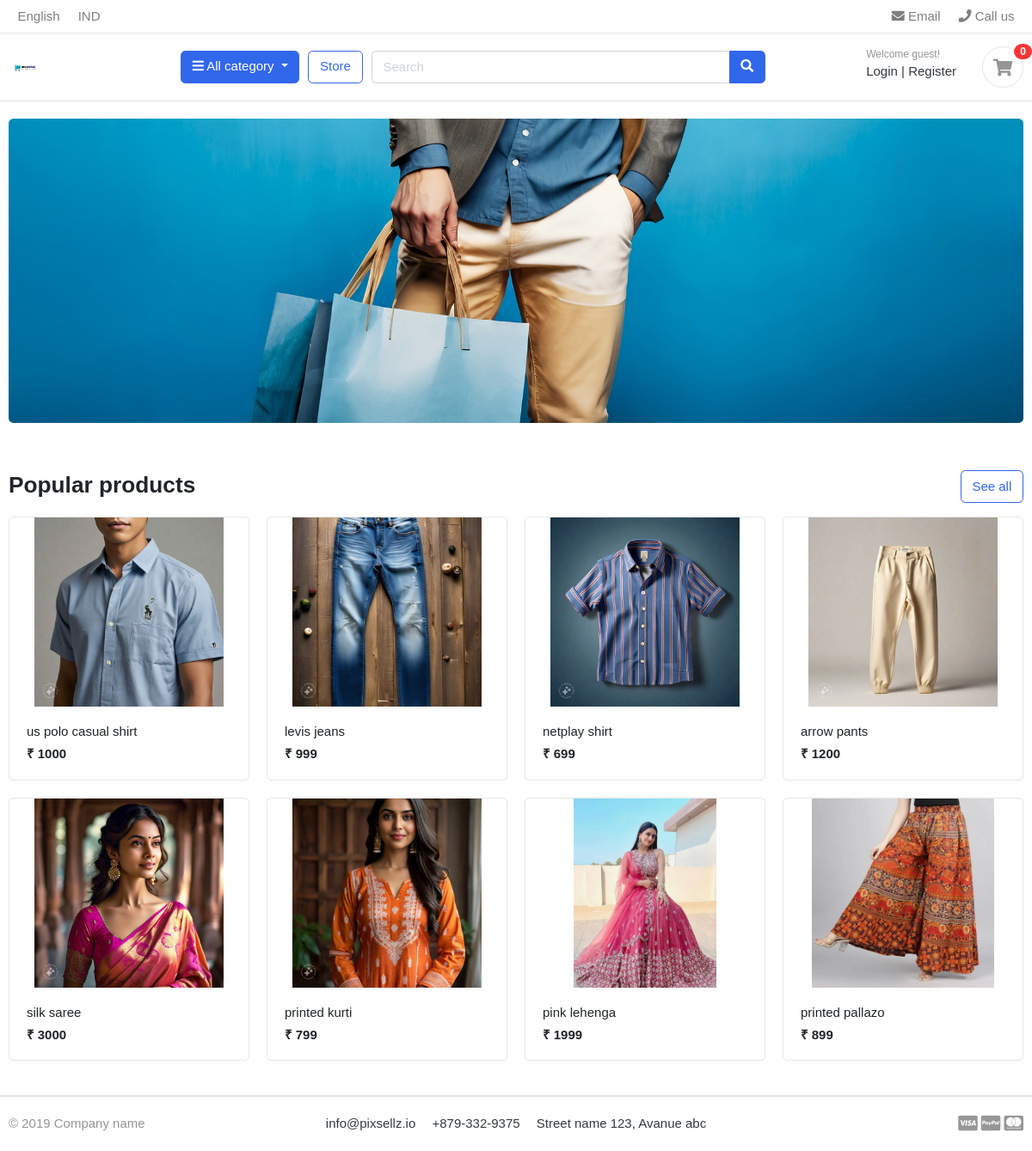
The page / on the database its author committed.
### store/models.py (models this page shows, shortened)
class Product(models.Model):
    product_name = models.CharField(max_length=200, unique=True)
    slug = models.SlugField(max_length=200, unique=True)
    description = models.TextField(max_length=500, blank=True)
    price = models.IntegerField()
    images = models.ImageField(upload_to='photos/products')
    stock = models.IntegerField()
    is_available = models.BooleanField(default=True)
    category = models.ForeignKey(Category, on_delete=models.CASCADE)
    created_date = models.DateTimeField(auto_now_add=True)
    modified_date = models.DateTimeField(auto_now=True)
    def get_url(self):
        return reverse('product_detail', args=[self.category.slug, self.slug])

### myProject/views.py (the view)
# urls.py: 2. Add a URL to urlpatterns:  path('', views.home, name='home')
def home(request):
    products = Product.objects.all().filter(is_available=True)
    context = {
        'products': products,
    }
    return render(request, 'home.html', context)

### carts/context_processors.py (called while the page is built)
def counter(request):
    cart_count = 0
    if 'admin' in request.path:
        return {}
    else:
        try:
            cart = Cart.objects.filter(cart_id=_cart_id(request))
            if request.user.is_authenticated:
                cart_items = CartItem.objects.all().filter(user=request.user)
            else:
                cart_items = CartItem.objects.all().filter(cart=cart[:1])
            for cart_item in cart_items:
                cart_count += cart_item.quantity
        except Cart.DoesNotExist:
            cart_count = 0
    return dict(cart_count=cart_count)

### carts/views.py (called while the page is built)
def _cart_id(request):
    cart = request.session.session_key
    if not cart:
        cart = request.session.create()
    return cart

### category/context_processors.py (called while the page is built)
def menu_links(request):
    links = Category.objects.all()
    return dict(links=links)

### category/models.py (called while the page is built)
    def get_url(self):
        return reverse('products_by_category', args=[self.slug])

### templates/home.html
{% extends 'base.html' %}
{% load static %}
{% block content %}
<section class="section-intro padding-y-sm">
<div class="container">
<div class="intro-banner-wrap">
	<img src="{% static 'images/banners/cover.jpg' %}" class="img-fluid rounded">
</div>
</div>
</section>
<section class="section-name padding-y-sm">
<div class="container">
<header class="section-heading">
	<a href="{% url 'store' %}" class="btn btn-outline-primary float-right">See all</a>
	<h3 class="section-title">Popular products</h3>
</header>
<div class="row">
	{% for product in products %}
	<div class="col-md-3">
		<div class="card card-product-grid">
			<a href="{{ product.get_url }}" class="img-wrap"> <img src="{{ product.images.url }}"> </a>
			<figcaption class="info-wrap">
				<a href="{{ product.get_url }}" class="title">{{ product.product_name }}</a>
				<div class="price mt-1">₹ {{ product.price }}</div>
			</figcaption>
		</div>
	</div>
	{% endfor %}
</div>
</div>
</section>
</body>
</html>
{% endblock %}

### templates/base.html (shortened to what this page needs)
{% load static %}
<!DOCTYPE HTML>
<html lang="en">
<head>
    <link href="{% static 'css/bootstrap.css' %}" rel="stylesheet" type="text/css" />
    <link href="{% static 'fonts/fontawesome/css/all.min.css' %}" type="text/css" rel="stylesheet">
    <link href="{% static 'css/ui.css' %}" rel="stylesheet" type="text/css" />
    <link href="{% static 'css/responsive.css' %}" rel="stylesheet" media="only screen and (max-width: 1200px)" />
</head>
<body>
    {% include 'includes/navbar.html' %}
    {% block content %}{% endblock %}
    {% include 'includes/footer.html' %}
</body>
</html>

### templates/includes/navbar.html (shortened to what this page needs)
{% load static %}
<header class="section-header">
    <nav class="navbar p-md-0 navbar-expand-sm navbar-light border-bottom">
        <div class="container">
            <div class="collapse navbar-collapse" id="navbarTop4">
                <ul class="navbar-nav mr-auto">
                    <li class="nav-item dropdown">
                        <a href="#" class="nav-link"> English </a>
                    </li>
                    <li class="nav-item dropdown">
                        <a href="#" class="nav-link"> IND </a>
                    </li>
                </ul>
                <ul class="navbar-nav">
                    <li><a href="#" class="nav-link"> <i class="fa fa-envelope"></i> Email </a></li>
                    <li><a href="#" class="nav-link"> <i class="fa fa-phone"></i> Call us </a></li>
                </ul>
            </div>
        </div>
    </nav>
    <section class="header-main border-bottom">
        <div class="container">
            <div class="row align-items-center">
                <div class="col-lg-2 col-md-3 col-6">
                    <a href="{% url 'home' %}" class="brand-wrap">
                        <img class="logo" src="{% static './images/logo.png' %}">
                    </a>
                </div>
                <div class="col-lg col-sm col-md col-6 flex-grow-0">
                    <div class="category-wrap dropdown d-inline-block float-right">
                        <button type="button" class="btn btn-primary dropdown-toggle" data-toggle="dropdown">
                            <i class="fa fa-bars"></i> All category
                        </button>
                    </div>
                </div>
                <a href="{% url 'store' %}" class="btn btn-outline-primary">Store</a>
                <div class="col-lg  col-md-6 col-sm-12 col">
                    <form action="{% url 'search' %}" class="search" method="GET">
                        <div class="input-group w-100">
                            <input type="text" class="form-control" style="width:60%;" placeholder="Search" name="keyword">
                            <div class="input-group-append">
                                <button class="btn btn-primary" type="submit">
                                    <i class="fa fa-search"></i>
                                </button>
                            </div>
                        </div>
                    </form>
                </div>
                <div class="col-lg-3 col-sm-6 col-8 order-2 order-lg-3">
                    <div class="d-flex justify-content-end mb-3 mb-lg-0">
                        {% if user.id is not None %}
                        <div class="widget-header">
                            <small class="title text-muted">Welcome {{ user.first_name }}!</small>
                            <div>
                                <a href="{% url 'dashboard' %}">Dashboard</a> <span class="dark-transp"> | </span>
                                <a href="{% url 'logout' %}">Logout</a>
                            </div>
                        </div>
                        {% else %}
                        <div class="widget-header">
                            <small class="title text-muted">Welcome guest!</small>
                            <div>
                                <a href="{% url 'login' %}">Login</a> <span class="dark-transp"> | </span>
                                <a href="{% url 'register' %}">Register</a>
                            </div>
                        </div>
                        {% endif %}
                        <a href="{% url 'cart' %}" class="widget-header pl-3 ml-3">
                            <div class="icon icon-sm rounded-circle border"><i class="fa fa-shopping-cart"></i>
                            </div>
                            <span class="badge badge-pill badge-danger notify">{{ cart_count }}</span>
                        </a>
                    </div>
                </div>
            </div>
        </div>
    </section>
</header>

### templates/includes/chatbot.html (shortened to what this page needs)
{% load static %}

### templates/includes/footer.html
<footer class="section-footer border-top">
	<div class="container">
		<section class="footer-bottom border-top row">
			<div class="col-md-2">
				<p class="text-muted"> &copy 2019 Company name </p>
			</div>
			<div class="col-md-8 text-md-center">
				<span  class="px-2">info@pixsellz.io</span>
				<span  class="px-2">+879-332-9375</span>
				<span  class="px-2">Street name 123, Avanue abc</span>
			</div>
			<div class="col-md-2 text-md-right text-muted">
				<i class="fab fa-lg fa-cc-visa"></i>
				<i class="fab fa-lg fa-cc-paypal"></i>
				<i class="fab fa-lg fa-cc-mastercard"></i>
			</div>
		</section>
	</div>
</footer>

### static/css/ui.css (style rules this page uses)
html { font-family: "Inter", sans-serif; font-size: 15px; }
.img-wrap { text-align: center; display: block; }
.img-wrap img { max-width: 100%; }
.icon-xs, .icon-sm, .icon-md, .icon-lg { display: inline-block; text-align: center; flex-shrink: 0; flex-grow: 0; }
.icon-sm { width: 48px; height: 48px; line-height: 48px !important; font-size: 20px; }
.padding-y-sm { padding-top: 20px; padding-bottom: 20px; }
.section-heading { margin-bottom: 20px; margin-top: 15px; }
.section-title { color: #212529; }
p:last-child { margin-bottom: 0; }
.header-main { position: relative; padding-top: 1rem; padding-bottom: 1rem; }
.brand-wrap .logo, .navbar-brand .logo { margin-right: 7px; max-height: 42px; display: inline-block; }
.widget-header { display: inline-block; vertical-align: middle; position: relative; }
.widget-header a { color: #343a40; }
.widget-header i { color: #969696; }
.widget-header .title { display: block; }
.widget-header .notify { position: absolute; top: -3px; right: -10px; }
.footer-bottom { padding-top: 20px; padding-bottom: 20px; }
[class*=card-product] a.title { color: #212529; display: block; }
[class*=card-product] .img-wrap { overflow: hidden; position: relative; }
[class*=card-product] .img-wrap img { height: 100%; max-width: 100%; width: auto; display: inline-block; -o-object-fit: cover; object-fit: cover; }
.card-product-grid { margin-bottom: 20px; }
.card-product-grid .img-wrap { border-radius: 0.2rem 0.2rem 0 0; height: 220px; }
.card-product-grid .info-wrap { overflow: hidden; padding: 18px 20px; }
.card .img-wrap { overflow: hidden; }
.notify { position: absolute; top: -4px; right: -10px; display: inline-block; padding: 0.25em 0.6em; font-size: 12px; line-height: 1; text-align: center; border-radius: 3rem; color: #fff; background-color: #fa3434; }
.price { font-weight: 600; color: #212529; }

### templates/includes/chatbot.html (style rules this page uses)
:root { --fadeIn_fadeOut_transition_speed: 300ms; }
body { font-family: Arial, sans-serif; }

### rows shown on the page
Product: images (picture), product_name "us polo casual shirt", price "1000"
Product: images (picture), product_name "levis jeans", price "999"
Product: images (picture), product_name "netplay shirt", price "699"
Product: images (picture), product_name "arrow pants", price "1200"
Product: images (picture), product_name "silk saree", price "3000"
Product: images (picture), product_name "printed kurti", price "799"
Product: images (picture), product_name "pink lehenga", price "1999"
Product: images (picture), product_name "printed pallazo", price "899"

### other values the page prints
{{ cart_count }} "0"
